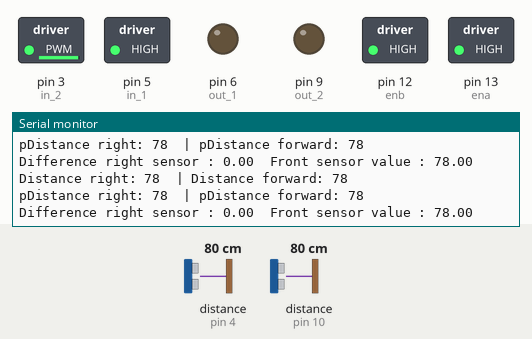
Recording of a sketch running on a simulated Arduino Uno, built with avr-gcc and run on an emulated ATmega328P. On the bench: switched loads named in the sketch (green lamp = pin HIGH), output pins drawn as LEDs (lit = HIGH), the last lines printed to the serial monitor. Wiring (inferred from the names in the program): 2 × ultrasonic range finder: trigger pin 2, echo pin 4 / trigger pin 7, echo pin 10. The inputs (shaded band) are chosen by the test bench; at power-on: distance to the obstacle (sensors on pin 4, pin 10) 80 cm. The echo pulse lasts 58.3 µs per cm; pins used as bus, display or sensor lines are not drawn.

Above: at 1.2 s.
1.3 s: distance to the obstacle (sensor on pin 4) set to 2 cm
At 1.42 s:
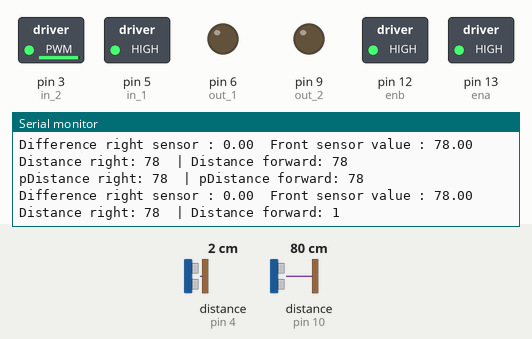
4.3 s: distance to the obstacle (sensor on pin 10) set to 2 cm
At 4.38 s:
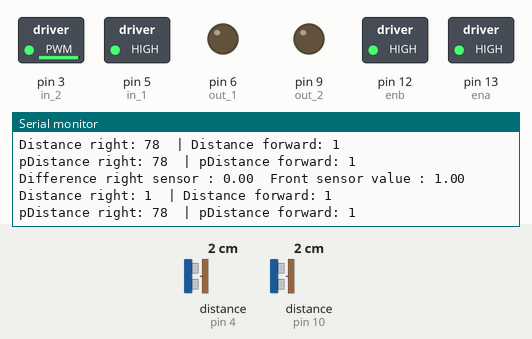
7.3 s: distance to the obstacle (sensor on pin 4) set to 18 cm
At 7.34 s:
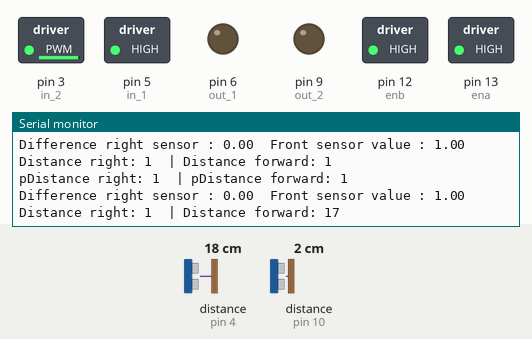
10.3 s: distance to the obstacle (sensor on pin 10) set to 18 cm
At 10.42 s:
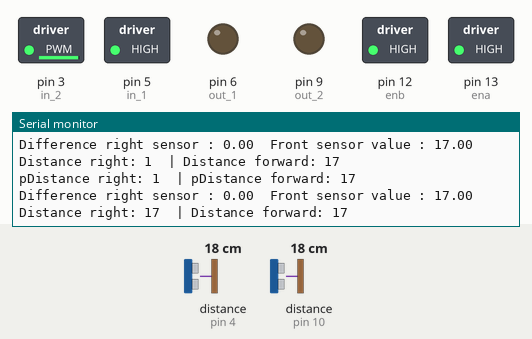
Timing chart, 0 to 13.3 s (numbered marks = the images above; inputs shaded):
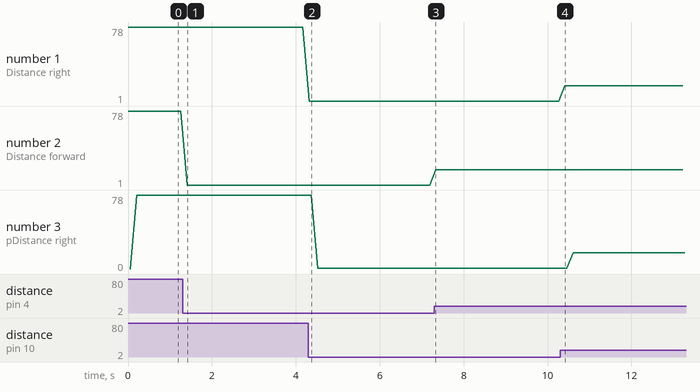

The sketch:

drag_race.ino
```cpp
// (licence header left out)
#include <AFMotor.h>
#include <Servo.h>
#include <math.h>

// other variables
int localDistance;
// Pin variables
const int in_1 = 5;
const int out_1 = 6;
const int out_2 = 9;
const int in_2 = 3;
const int ena = 13;
const int enb = 12;
const int echoPin1 = 10;
const int pingPin1 = 7;
const int echoPin2 = 4;
const int pingPin2 = 2;
static long duration, distance, duration2, distance2, predistance, predistance2;
// the array to store the currently calculated differences in distances
double values[3];
// pointer to access the array and change the values
double *p;
const int leftwheelspeed = 255;
const int rightwheelspeed = 250;
// 27/02/2019
// DC hobby serv

void setup(){

  p = &values[0];
  pinMode(echoPin1, INPUT);
  pinMode(pingPin1, OUTPUT);
  pinMode(echoPin2, INPUT);
  pinMode(pingPin2, OUTPUT);
  pinMode(A0, INPUT);
  pinMode(A5, INPUT);
  pinMode(in_1,OUTPUT);
  pinMode(out_1,OUTPUT);
  pinMode(out_2,OUTPUT);
  pinMode(in_2,OUTPUT);
  pinMode(ena,OUTPUT);
  pinMode(enb,OUTPUT);

  digitalWrite(ena,HIGH);
  digitalWrite(enb,HIGH);
  // right wheels
  analogWrite(in_1,leftwheelspeed);
  analogWrite(out_1,0);
  // left wheels
  analogWrite(out_2,0);
  analogWrite(in_2,rightwheelspeed);
  Serial.begin(9600);

}


// Test the DC motor, stepper and servo ALL AT ONCE!
void loop() {

  // sensing the distance
  pingboth(pingPin1, echoPin1, pingPin2, echoPin2);
  Serial.print("Difference right sensor : ");
  Serial.print(values[0]);
  Serial.print("  ");
  Serial.print("Front sensor value : ");
  Serial.println(values[1]);
  // values[1] = front sensor distance
  // values[0] change in distance
  moveForward();
  delay(50);

}
long microsecondsToInches(long microseconds) {
   return microseconds / 74 / 2;
}

long microsecondsToCentimeters(long microseconds) {
   return microseconds / 29 / 2;
}

/* returns the array values to be stored in an array in main
   by pinging both sensors forward and right and calculating
   the difference between each sensor reading and the last reading
   the sensor made*/
void pingboth(int trigPin, int echoPin , int trig2Pin, int echo2Pin) {
  digitalWrite(trigPin, LOW);
  delayMicroseconds(1);
  // Sets the trigPin on HIGH state for 10 micro seconds
  digitalWrite(trigPin, HIGH);
  delayMicroseconds(5);
  digitalWrite(trigPin, LOW);

  // Reads the echoPin, returns the sound wave travel time in microseconds
  duration = pulseIn(echoPin, HIGH);

  // Calculating the distance
  distance= duration*0.034/2;


  digitalWrite(trig2Pin, LOW);
  delayMicroseconds(2);

  // Sets the trigPin on HIGH state for 10 micro seconds
  digitalWrite(trig2Pin, HIGH);
  delayMicroseconds(10);
  digitalWrite(trig2Pin, LOW);

  // Reads the echoPin, returns the sound wave travel time in microseconds
  duration2 = pulseIn(echo2Pin, HIGH);

  // Calculating the distance
  distance2= duration2*0.034/2;

  // Prints the distance on the Serial Monitor
  Serial.print("Distance right: ");
  Serial.print(distance);
  Serial.print("  | ");
  Serial.print("Distance forward: ");
  Serial.println(distance2);
  Serial.print("pDistance right: ");
  Serial.print(predistance);
  Serial.print("  | ");
  Serial.print("pDistance forward: ");
  Serial.println(predistance2);
  // calculate the vales of the array and change the pointer
  *p = distance - predistance;
  p = &values[1];
  *p = abs(distance2);
  p = &values[2];
  *p = distance;
  p = &values[0];
  predistance = distance;
  predistance2 = distance2;
}

void resetSensor(){
  distance = predistance;
  distance2 = predistance2;
}


void moveForward () {
  analogWrite(in_1,leftwheelspeed);
  analogWrite(out_1,0);
  // left wheels
  analogWrite(out_2,0);
  analogWrite(in_2,rightwheelspeed);
}

void stopMotors(){
  analogWrite(out_1,0);
  analogWrite(in_1,0);
  analogWrite(out_2,0);
  analogWrite(in_2,0);
}
```

Measured:
- after the input at 1.3 s, the serial monitor: prints a new line after 0.11 s (image 1)
- after the input at 4.3 s, the serial monitor: prints a new line at once (image 2)
- after the input at 7.3 s, the serial monitor: prints a new line at once (image 3)
- after the input at 10.3 s, the serial monitor: prints a new line after 0.12 s (image 4)
- plotted number 2: 78 → 1 after the input at 1.3 s, 1 → 17 after the input at 7.3 s
